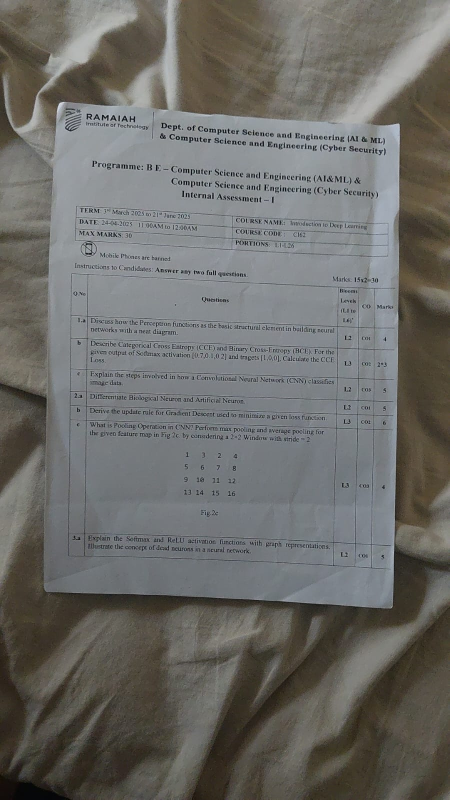
#> input picture sample.jpeg, 899 x 1599 px (shown at 1/2 size)
$ python -i get_header_line_based_improved.py   (imports and definitions only)
#> lines starting #> are read from the running program, lines starting #| are printed output that depends on the picture; after the words box and inside, x2 and y2 are one past the last pixel; in counts of white or black regions, pixels touching at a corner belong together
#> in visualize_header_detection, img is the input picture: shape (1599, 899, 3); mean B, G, R 103.9, 107.4, 108
import cv2
import numpy as np
import pytesseract
from pytesseract import Output
import re
import os
from get_header_fallback import fallback_header_detection


#improved file for line based detection - for the same line "instructions to candidates"
#also has a visualize function to see the boxes and distinction of header-body

def detect_header_with_instructions_and_show_boxes(image_path, header_path= 'headers/test.jpg', body_path = 'bodies/test.jpg', split_image_path = 'split_images'):
    """
    Detects the header and body regions of a question paper by finding the
    "instructions to candidates" line. Returns two images: header and body.
    """
#> called with image_path = '../sample.jpeg', header_path = 'headers/test.jpg', body_path = 'bodies/test.jpg', split_image_path = 'split_images'
    # Load image
    img = cv2.imread(image_path)
    if img is None:
        raise FileNotFoundError(f"Could not load image: {image_path}")

    # Get image dimensions
    h, w = img.shape[:2]
#> h = 1599; w = 899

    # Convert to grayscale
    gray = cv2.cvtColor(img, cv2.COLOR_BGR2GRAY)

    # Apply thresholding to improve OCR results
    _, binary = cv2.threshold(gray, 0, 255, cv2.THRESH_BINARY + cv2.THRESH_OTSU)
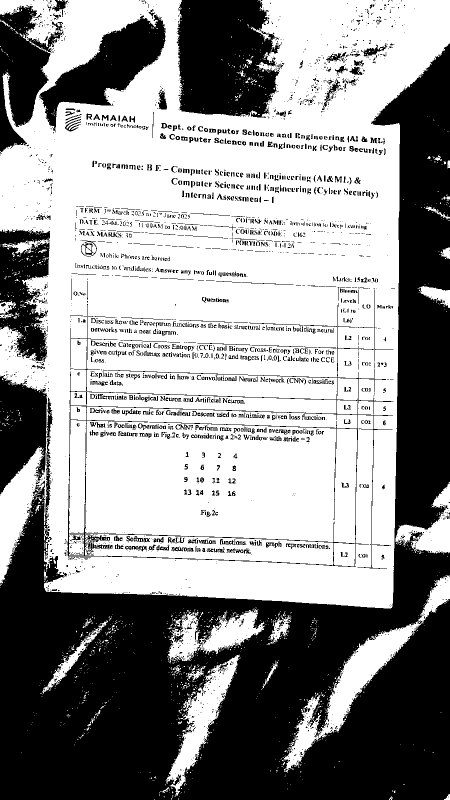
#> binary: shape (1599, 899) (shown at 1/2 size); 58.2% white; 3210 black regions (2349 under 20 px), largest, box (x1, y1, x2, y2) and area: (0, 88, 899, 1599) 431822, (353, 0, 561, 236) 40199, (79, 29, 332, 265) 21851

    # Use pytesseract to extract text with bounding boxes
    custom_config = r'--oem 3 --psm 1'  # Page segmentation mode: 1 = Automatic page segmentation with OSD
#> (the run stopped early here; a loop or call above may not have finished)
